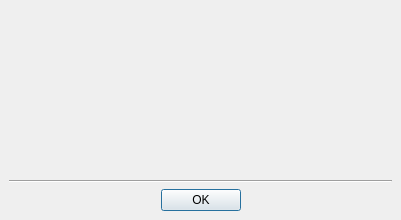
<?xml version="1.0" encoding="UTF-8"?>
<ui version="4.0">
 <class>InformationDialog</class>
 <widget class="QDialog" name="InformationDialog">
  <property name="geometry">
   <rect>
    <x>0</x>
    <y>0</y>
    <width>401</width>
    <height>220</height>
   </rect>
  </property>
  <property name="windowTitle">
   <string/>
  </property>
  <layout class="QVBoxLayout">
   <property name="spacing">
    <number>6</number>
   </property>
   <property name="leftMargin">
    <number>9</number>
   </property>
   <property name="topMargin">
    <number>9</number>
   </property>
   <property name="rightMargin">
    <number>9</number>
   </property>
   <property name="bottomMargin">
    <number>9</number>
   </property>
   <item>
    <widget class="QLabel" name="w_browser">
     <property name="sizePolicy">
      <sizepolicy hsizetype="Preferred" vsizetype="Preferred">
       <horstretch>0</horstretch>
       <verstretch>1</verstretch>
      </sizepolicy>
     </property>
     <property name="text">
      <string/>
     </property>
     <property name="textFormat">
      <enum>Qt::RichText</enum>
     </property>
     <property name="alignment">
      <set>Qt::AlignLeading|Qt::AlignLeft|Qt::AlignTop</set>
     </property>
     <property name="wordWrap">
      <bool>true</bool>
     </property>
     <property name="margin">
      <number>6</number>
     </property>
     <property name="textInteractionFlags">
      <set>Qt::TextBrowserInteraction</set>
     </property>
    </widget>
   </item>
   <item>
    <widget class="Line" name="line">
     <property name="orientation">
      <enum>Qt::Horizontal</enum>
     </property>
    </widget>
   </item>
   <item>
    <widget class="QDialogButtonBox" name="w_buttons">
     <property name="orientation">
      <enum>Qt::Horizontal</enum>
     </property>
     <property name="standardButtons">
      <set>QDialogButtonBox::Ok</set>
     </property>
     <property name="centerButtons">
      <bool>true</bool>
     </property>
    </widget>
   </item>
  </layout>
 </widget>
 <resources/>
 <connections>
  <connection>
   <sender>w_buttons</sender>
   <signal>accepted()</signal>
   <receiver>InformationDialog</receiver>
   <slot>accept()</slot>
   <hints>
    <hint type="sourcelabel">
     <x>195</x>
     <y>199</y>
    </hint>
    <hint type="destinationlabel">
     <x>60</x>
     <y>216</y>
    </hint>
   </hints>
  </connection>
 </connections>
</ui>
